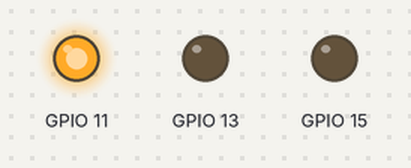
A program run on a simulated Raspberry Pi (BCM pin numbers). Parts: output pins drawn as LEDs (lit = HIGH).

Above: at 2.5 s.
At 5.5 s:
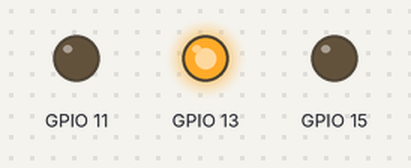
At 8.5 s:
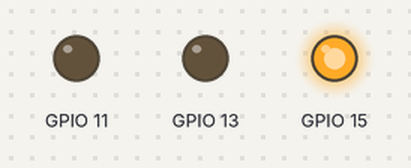
Timing chart, 0 to 14.3 s (numbered marks = the images above):
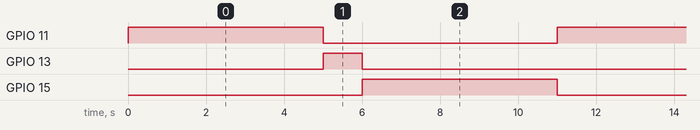

The program:

Ejer2Semaforo.py
```python
import RPi.GPIO as GPIO
import time

GPIO.setmode(GPIO.BCM)
GPIO.setup(11, GPIO.OUT)
GPIO.setup(13, GPIO.OUT)
GPIO.setup(15, GPIO.OUT)

while True:
   GPIO.output(11, GPIO.HIGH)
   GPIO.output(13, GPIO.LOW)
   GPIO.output(15, GPIO.LOW)
   time.sleep(5)
   GPIO.output(11, GPIO.LOW)
   GPIO.output(13, GPIO.HIGH)
   GPIO.output(15, GPIO.LOW)
   time.sleep(1)
   GPIO.output(11, GPIO.LOW)
   GPIO.output(13, GPIO.LOW)
   GPIO.output(15, GPIO.HIGH)
   time.sleep(5)
```

Measured:
- by itself, GPIO 11, GPIO 15: alternates HIGH for 5.0 s and LOW for 6.0 s
- by itself, GPIO 13: alternates HIGH for 1.0 s and LOW for 10.0 s
- by itself, everything shown: repeats every 11.0 s, in 3 steps
